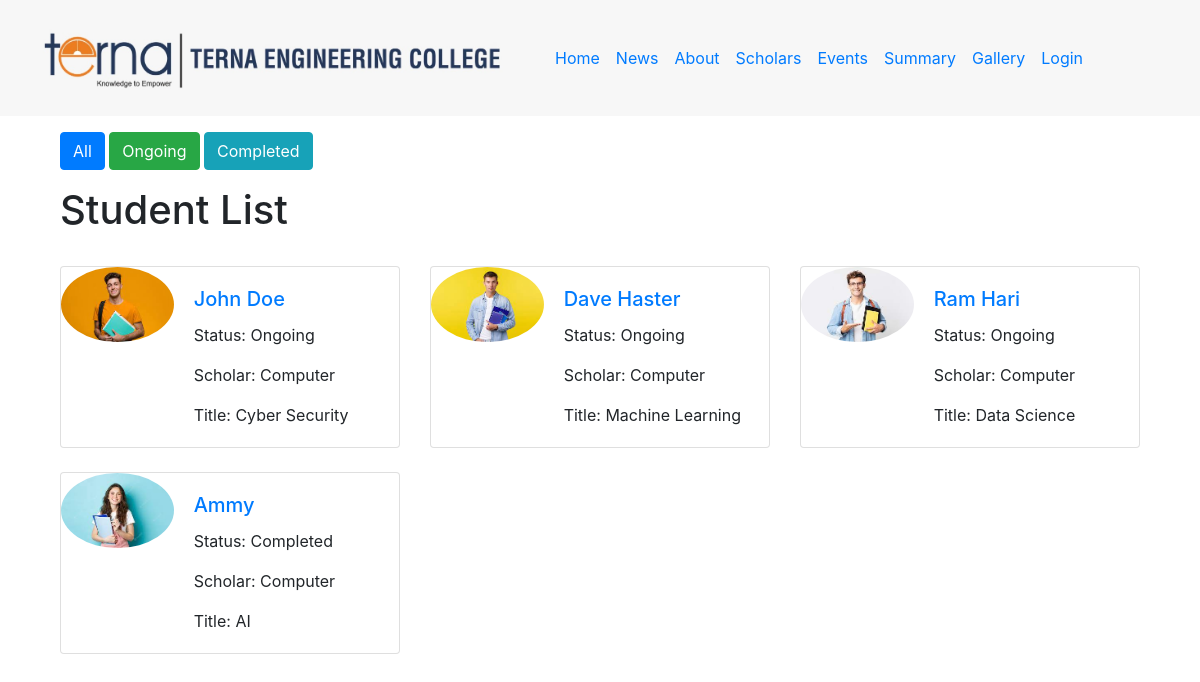
The app's page /scholars/ with its own data.
### Homepage/models.py (models this page shows, shortened)
class Student_Cards(models.Model):
    name = models.CharField(max_length=100)
    photo = models.ImageField(upload_to='student_photos/')
    status = models.CharField(max_length=100)
    scholar = models.CharField(max_length=100)
    title = models.CharField(max_length=100)

### Homepage/views.py (the view)
# urls.py: path('scholars/', views.student_card, name='scholars'),
def student_card(request):
    students = Student_Cards.objects.all()
    return render(request, 'homepage/scholar.html', {'students': students})

### Homepage/templates/Homepage/scholar.html (shortened to what this page needs)
{% extends "base.html" %}
{% block content %}
<div class="container">
    <div class="container my-3">
        <button id="all-button" class="btn btn-primary" data-status="all">All</button>
        <button id="ongoing-button" class="btn btn-success" data-status="ongoing">Ongoing</button>
        <button id="completed-button" class="btn btn-info" data-status="completed">Completed</button>
    </div>
    <div class="container">
        <h1>Student List</h1>
        <div class="row">
            {% for student in students %}
                <div class="col-md-4 student-card" data-status="{{ student.status }}">
    <br>
    <div class="card">
        <div class="row no-gutters">
            <div class="col-md-4">
                <img src="{{ student.photo.url }}" alt="{{ student.name }}" class="card-img rounded-circle">
            </div>
            <div class="col-md-8">
                <div class="card-body">
                    <a href="{% url 'student_detail' student.id %}" style="">
                    <h5 class="card-title">{{ student.name }}</h5>
                    </a>
                    <p class="card-text">Status: {{ student.status }}</p>
                    <p class="card-text">Scholar: {{ student.scholar }}</p>
                    <p class="card-text">Title: {{ student.title }}</p>
                </div>
            </div>
        </div>
    </div>
</div>
            {% endfor %}
        </div>
    </div>
</div>
{% endblock %}

### records on screen
Student_Cards: photo (picture), name "John Doe", status "Ongoing", scholar "Computer", title "Cyber Security"
Student_Cards: photo (picture), name "Dave Haster", status "Ongoing", scholar "Computer", title "Machine Learning"
Student_Cards: photo (picture), name "Ram Hari", status "Ongoing", scholar "Computer", title "Data Science"
Student_Cards: photo (picture), name "Ammy", status "Completed", scholar "Computer", title "AI"
